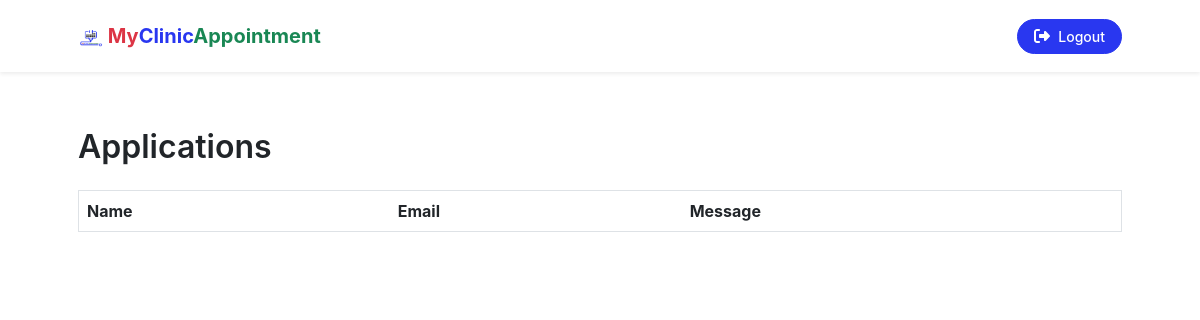
Before: /messages.php (signed in) with the older database file.
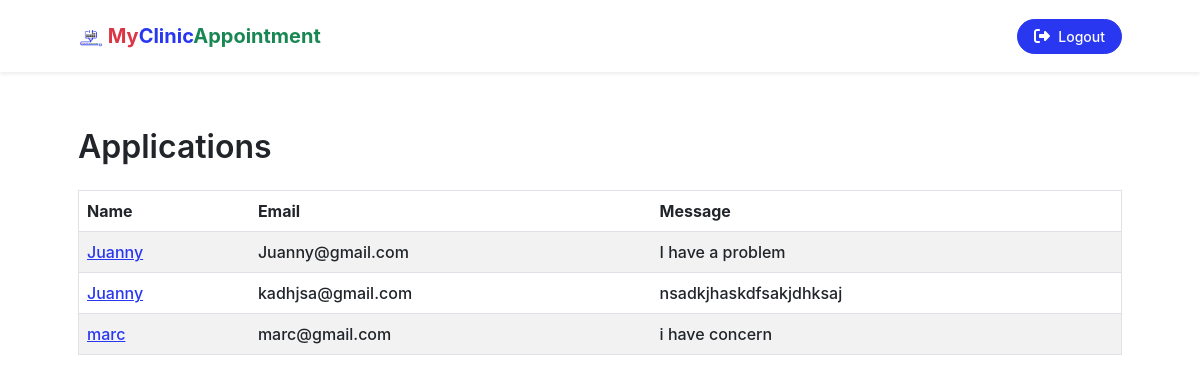
After: the same page with the newer database file.
### tables this page shows
CREATE TABLE `tbl_myclinicappointment_messages` (
  `id` int(11) NOT NULL,
  `name` varchar(255) NOT NULL,
  `email` varchar(255) NOT NULL,
  `message` longtext NOT NULL
);

### messages.php (called while the page is built, shortened)
<?php
require_once "./application/controllers/controller.php";
require_once "./application/views/pages/messages_view.php";

### application/controllers/controller.php (called while the page is built, shortened)
<?php
if ($_SERVER['REQUEST_METHOD'] == 'POST') {
    require_once "../models/model.php";
} else {
    require_once "./application/models/model.php";
}
class controller
{
    function __construct()
    {
        $this->model = new model();
    }
    function get_messages_data()
    {
        $messages = $this->model->mod_get_messages_data();
        return $messages;
    }
}
$controller = new controller();

### application/models/model.php (called while the page is built, shortened)
<?php
class model
{
    function __construct()
    {
        $servername = "localhost";
        $username = "root";
        $password = "";
        $database = "all_system_database";
        $mysqli = new mysqli($servername, $username, $password, $database);
        $this->mysqli = $mysqli;
    }
    function mod_get_messages_data()
    {
        $query = "SELECT * FROM `tbl_myclinicappointment_messages`";
        $query_result = $this->mysqli->query($query);
        if ($query_result) {
            $results = array();
            while ($row = $query_result->fetch_assoc()) {
                $results[] = (object) $row;
            }
            return $results;
        } else {
            return null;
        }
    }
}

### application/views/pages/messages_view.php (the view, shortened to what this page needs)
<?php
include_once "./application/views/templates/header.php";
?>
<section id="our_team" class="mt-5">
    <div class="container px-5">
        <h2 class="mb-4">Applications</h2>
        <table id="applications_table" class="table table-striped w-100 border">
            <thead>
                <tr>
                    <th>Name</th>
                    <th>Email</th>
                    <th>Message</th>
                </tr>
            </thead>
            <tbody>
                <?php $messages = $controller->get_messages_data() ?>
                <?php if ($messages) : ?>
                    <?php foreach ($messages as $message) : ?>
                        <tr>
                            <td class="name">
                                <a title="View Details" href="javascript:void(0)" class="view_message_details" data-bs-toggle="modal" data-bs-target="#message_details">
                                    <?= $message->name ?>
                                </a>
                            </td>
                            <td class="email"><?= $message->email ?></td>
                            <td class="message text-truncate"><?= $message->message ?></td>
                        </tr>
                    <?php endforeach ?>
                <?php endif ?>
            </tbody>
        </table>
    </div>
</section>
<?php include_once "./application/views/templates/footer.php"; ?>

Changed rows visible on the page:
added tbl_myclinicappointment_messages: name "Juanny", email "Juanny@gmail.com", message "I have a problem"
added tbl_myclinicappointment_messages: name "Juanny", email "kadhjsa@gmail.com", message "nsadkjhaskdfsakjdhksaj"
added tbl_myclinicappointment_messages: name "marc", email "marc@gmail.com", message "i have concern"
